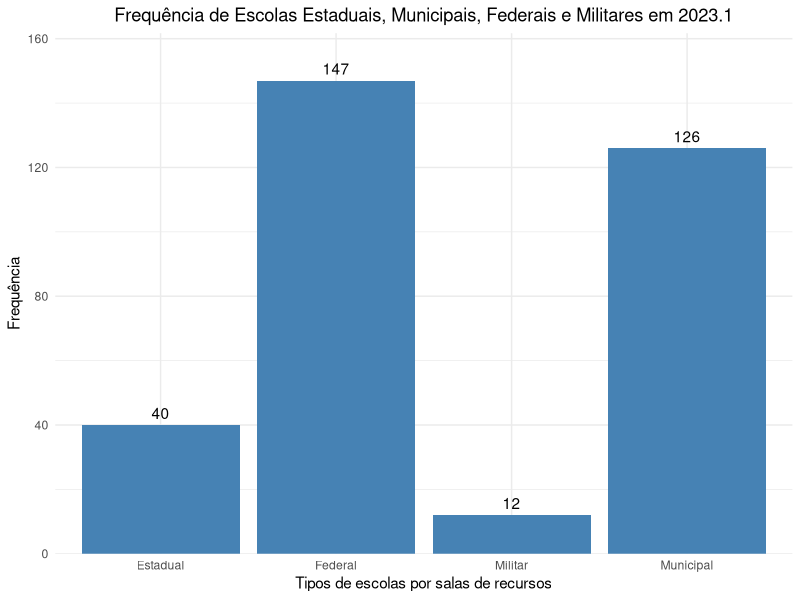

Write R code to recreate this figure.
# Instalar e carregar o pacote ggplot2 (se necessário)
# install.packages("ggplot2")
library(ggplot2)

# Criar os dados
dados <- data.frame(
  Categoria = c("Estadual", "Municipal", "Federal", "Militar"),
  Frequencia = c(40, 126, 147, 12)
)

# Criar o gráfico de barras
ggplot(dados, aes(x = Categoria, y = Frequencia)) +
  geom_bar(stat = "identity", fill = "steelblue") +
  geom_text(aes(label = Frequencia), vjust = -0.5) +
  labs(
    title = "Frequência de Escolas Estaduais, Municipais, Federais e Militares em 2023.1",
    x = "Tipos de escolas por salas de recursos",
    y = "Frequência"
  ) +
  theme_minimal() +
  theme(
    plot.title = element_text(hjust = 0.5)
  ) +
  scale_y_continuous(expand = expansion(mult = c(0, 0.1)))
